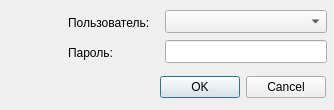
<?xml version="1.0" encoding="UTF-8"?>
<ui version="4.0">
 <class>selectuserdialog</class>
 <widget class="QDialog" name="selectuserdialog">
  <property name="geometry">
   <rect>
    <x>0</x>
    <y>0</y>
    <width>334</width>
    <height>110</height>
   </rect>
  </property>
  <property name="sizePolicy">
   <sizepolicy hsizetype="Minimum" vsizetype="Minimum">
    <horstretch>0</horstretch>
    <verstretch>0</verstretch>
   </sizepolicy>
  </property>
  <property name="minimumSize">
   <size>
    <width>334</width>
    <height>110</height>
   </size>
  </property>
  <property name="maximumSize">
   <size>
    <width>334</width>
    <height>110</height>
   </size>
  </property>
  <property name="windowTitle">
   <string>Выбор пользователя</string>
  </property>
  <widget class="QComboBox" name="cb_user">
   <property name="geometry">
    <rect>
     <x>165</x>
     <y>10</y>
     <width>162</width>
     <height>23</height>
    </rect>
   </property>
  </widget>
  <widget class="QLabel" name="label">
   <property name="geometry">
    <rect>
     <x>68</x>
     <y>15</y>
     <width>96</width>
     <height>16</height>
    </rect>
   </property>
   <property name="text">
    <string>Пользователь:</string>
   </property>
  </widget>
  <widget class="QLabel" name="label_2">
   <property name="geometry">
    <rect>
     <x>68</x>
     <y>45</y>
     <width>58</width>
     <height>16</height>
    </rect>
   </property>
   <property name="text">
    <string>Пароль:</string>
   </property>
  </widget>
  <widget class="QLineEdit" name="e_pass">
   <property name="geometry">
    <rect>
     <x>165</x>
     <y>40</y>
     <width>162</width>
     <height>23</height>
    </rect>
   </property>
   <property name="echoMode">
    <enum>QLineEdit::Password</enum>
   </property>
  </widget>
  <widget class="QDialogButtonBox" name="buttonBox">
   <property name="geometry">
    <rect>
     <x>155</x>
     <y>75</y>
     <width>171</width>
     <height>25</height>
    </rect>
   </property>
   <property name="standardButtons">
    <set>QDialogButtonBox::Cancel|QDialogButtonBox::Ok</set>
   </property>
  </widget>
  <widget class="QLabel" name="label_3">
   <property name="geometry">
    <rect>
     <x>8</x>
     <y>10</y>
     <width>51</width>
     <height>55</height>
    </rect>
   </property>
   <property name="text">
    <string>&lt;!DOCTYPE HTML PUBLIC &quot;-//W3C//DTD HTML 4.0//EN&quot; &quot;http://www.w3.org/TR/REC-html40/strict.dtd&quot;&gt;
&lt;html&gt;&lt;head&gt;&lt;meta name=&quot;qrichtext&quot; content=&quot;1&quot; /&gt;&lt;style type=&quot;text/css&quot;&gt;
p, li { white-space: pre-wrap; }
&lt;/style&gt;&lt;/head&gt;&lt;body style=&quot; font-family:'Bitstream Vera Sans'; font-size:8pt; font-weight:400; font-style:normal;&quot;&gt;
&lt;p style=&quot; margin-top:0px; margin-bottom:0px; margin-left:0px; margin-right:0px; -qt-block-indent:0; text-indent:0px;&quot;&gt;&lt;img src=&quot;:/images/buttons/user-pass.png&quot; /&gt;&lt;/p&gt;&lt;/body&gt;&lt;/html&gt;</string>
   </property>
  </widget>
 </widget>
 <resources/>
 <connections/>
</ui>
